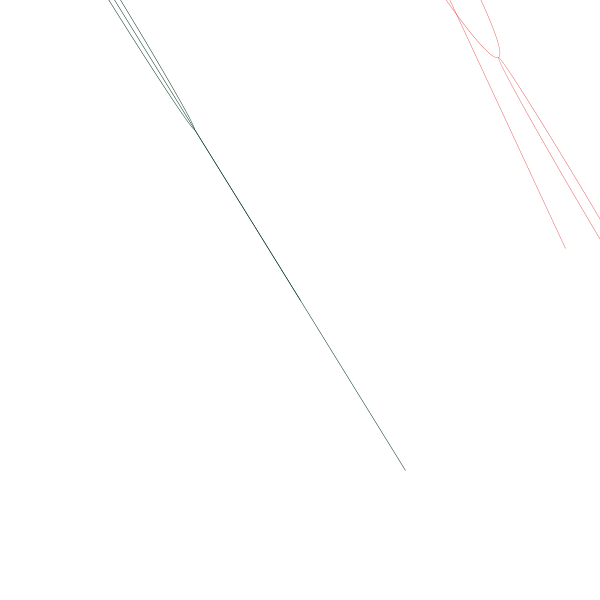
Frame 1 (no input)
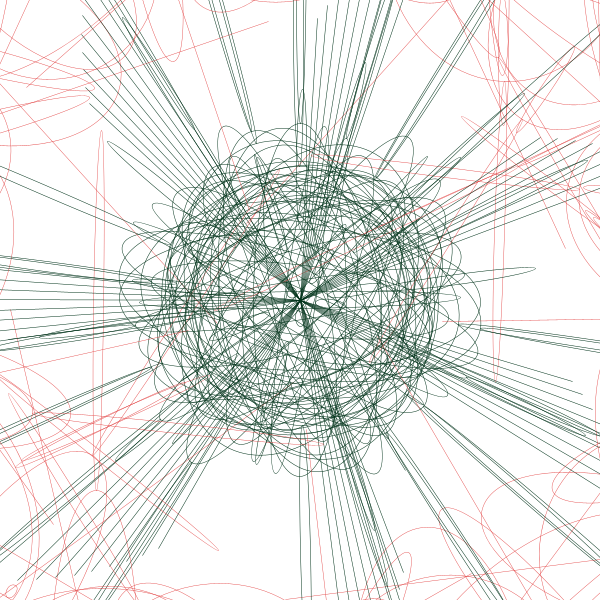
Frame 60 (the mouse pressed at the canvas centre just before this capture)
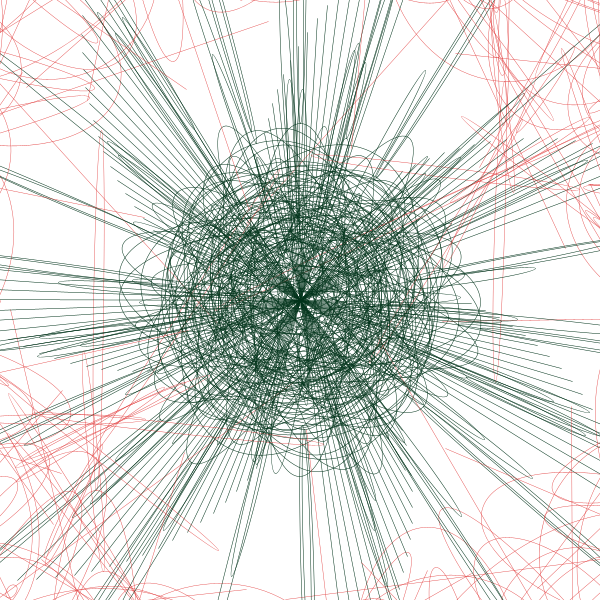
Frame 120 (the mouse held since frame 60 and released just before this capture)

The Processing sketch that drew these frames (run headless with seeded random() and noise(); from frame 60 on, the mouse is pressed at the canvas centre):

// Processing sketch: processing_167651
// ── processing_167651.pde



float x, y;
float angle = 0; 
float r = 400;
float diff = 1; 


void setup() {
  size(600, 600);
  background(255);

}

void draw() {

  noFill(); 


  x = r * cos(angle); 
  y = r * sin(angle);

  strokeWeight(0.5); 
  stroke(0, 50,25); 

  translate(width/2, height/2); 
  rotate(r); 

  ellipse(0, 0, x, y);
  ellipse(x, 0, x, 10);
  line( 0, 0, x, y); 

  angle = angle +0.1;
  r = r - diff;

  if ( r == 0 || r == 400) { 
    diff =  diff * -1;
  }
  
  
   noFill(); 


  x = r * cos(angle); 
  y = r * sin(angle);

  strokeWeight(0.4); 
  stroke(225, 60,60); 

  translate(width/2, height/2); 
  rotate(r); 

  ellipse(0, 0, x, y);
  ellipse(x, 0, x, 10);
  line( 0, 0, x, y); 

  angle = angle +0.1;
  r = r - diff;

  if ( r == 0 || r == 1000) { 
    diff =  diff * -20;
  }
}
